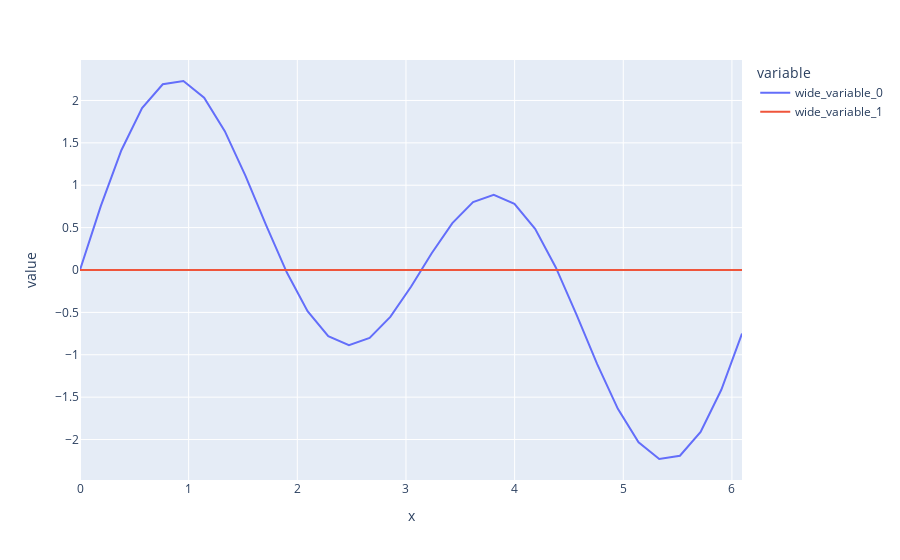

This figure's notebook cell:
### Code cell
X0_sin_space = iDFT @ (X0_sin)
print('mean of X0 :',np.mean(X0_sin))
px.line(x=xspan,y=[np.real(X0_sin_space),np.imag(X0_sin_space)])

### Figure 1 — Plotly figure (JSON) as saved in the notebook; plotly's stock layout.template omitted (floating-point values rounded to 4 significant figures)
{"data": [{"hovertemplate": "variable=wide_variable_0<br>x=%{x}<br>value=%{y}<extra></extra>", "legendgroup": "wide_variable_0", "line": {"color": "#636efa", "dash": "solid"}, "marker": {"symbol": "circle"}, "mode": "lines", "name": "wide_variable_0", "orientation": "v", "showlegend": true, "type": "scatter", "x": [0, 0.1904, 0.3808, 0.5712, 0.7616, 0.952, 1.142, 1.333, 1.523, 1.714, 1.904, 2.094, 2.285, 2.475, 2.666, 2.856, 3.046, 3.237, 3.427, 3.618, 3.808, 3.998, 4.189, 4.379, 4.57, 4.76, 4.95, 5.141, 5.331, 5.522, 5.712, 5.902, 6.093], "xaxis": "x", "y": [0, 0.7502, 1.413, 1.911, 2.192, 2.23, 2.033, 1.639, 1.11, 0.5264, -0.03048, -0.4852, -0.7807, -0.8862, -0.8007, -0.5531, -0.197, 0.197, 0.5531, 0.8007, 0.8862, 0.7807, 0.4852, 0.03048, -0.5264, -1.11, -1.639, -2.033, -2.23, -2.192, -1.911, -1.413, -0.7502], "yaxis": "y"}, {"hovertemplate": "variable=wide_variable_1<br>x=%{x}<br>value=%{y}<extra></extra>", "legendgroup": "wide_variable_1", "line": {"color": "#EF553B", "dash": "solid"}, "marker": {"symbol": "circle"}, "mode": "lines", "name": "wide_variable_1", "orientation": "v", "showlegend": true, "type": "scatter", "x": [0, 0.1904, 0.3808, 0.5712, 0.7616, 0.952, 1.142, 1.333, 1.523, 1.714, 1.904, 2.094, 2.285, 2.475, 2.666, 2.856, 3.046, 3.237, 3.427, 3.618, 3.808, 3.998, 4.189, 4.379, 4.57, 4.76, 4.95, 5.141, 5.331, 5.522, 5.712, 5.902, 6.093], "xaxis": "x", "y": [0, 1.386e-16, -6.016e-16, -2.257e-15, -2.619e-15, -2.437e-15, -8.807e-16, -2.176e-15, -2.587e-15, -1.278e-15, -2.074e-15, 6.238e-17, -3.756e-16, 4.511e-15, 2.74e-15, -1.221e-15, 1.403e-15, -9.932e-16, -4.985e-15, -6.357e-15, -1.426e-15, -1.04e-14, -2.137e-15, -1.665e-16, 2.48e-17, -1.862e-16, 1.629e-14, 1.589e-14, 1.254e-14, 7.842e-15, 1.067e-14, 2.032e-14, 1.065e-14], "yaxis": "y"}], "layout": {"legend": {"title": {"text": "variable"}, "tracegroupgap": 0}, "margin": {"t": 60}, "xaxis": {"anchor": "y", "domain": [0, 1], "title": {"text": "x"}}, "yaxis": {"anchor": "x", "domain": [0, 1], "title": {"text": "value"}}}}
